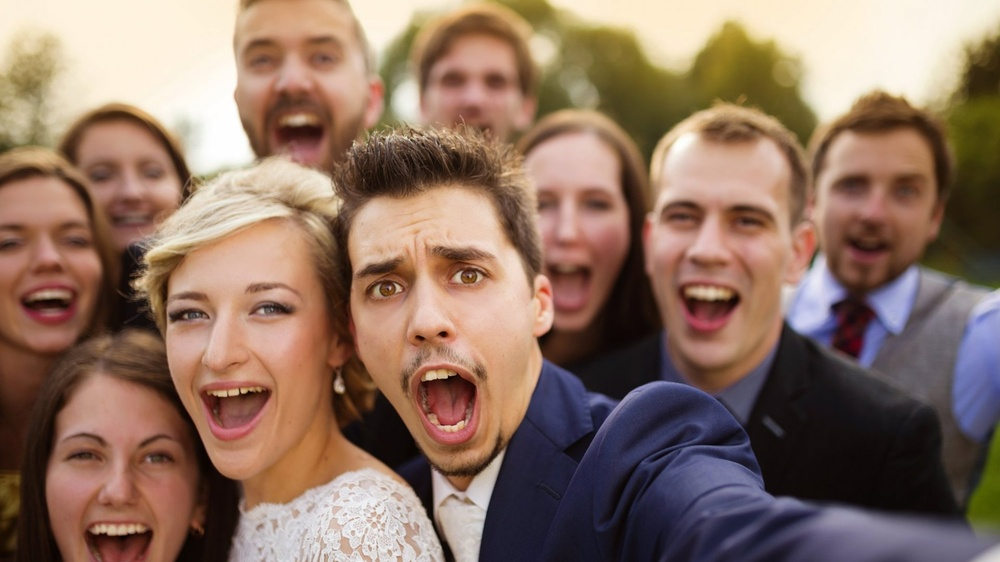
#> input picture people.jpg, 1000 x 562 px, shrunk from 1920 x 1080 before the run, given in place of the camera
$ jupyter execute 'real time face blur.ipynb'
#> lines starting #> are read from the running program, lines starting #| are printed output that depends on the picture
[cell 1]
import cv2 as cv
import numpy as np

classifer = cv.CascadeClassifier("haarcascade_frontalface_default.xml")

[cell 2]
camera = cv.VideoCapture(0)

while True:

    _,img = camera.read()
#> img is the input picture: shape (562, 1000, 3); mean B, G, R 98.7, 114, 140.9
    img = cv.flip(img, 1)
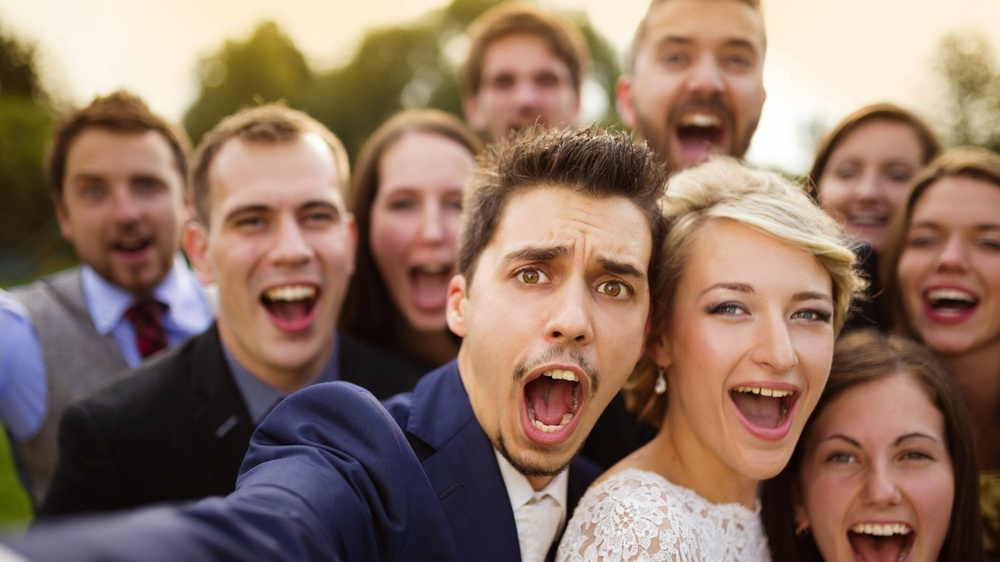
#> img: shape (562, 1000, 3); mean B, G, R 98.7, 114, 140.9

    gray = cv.cvtColor(img, cv.COLOR_RGB2GRAY)
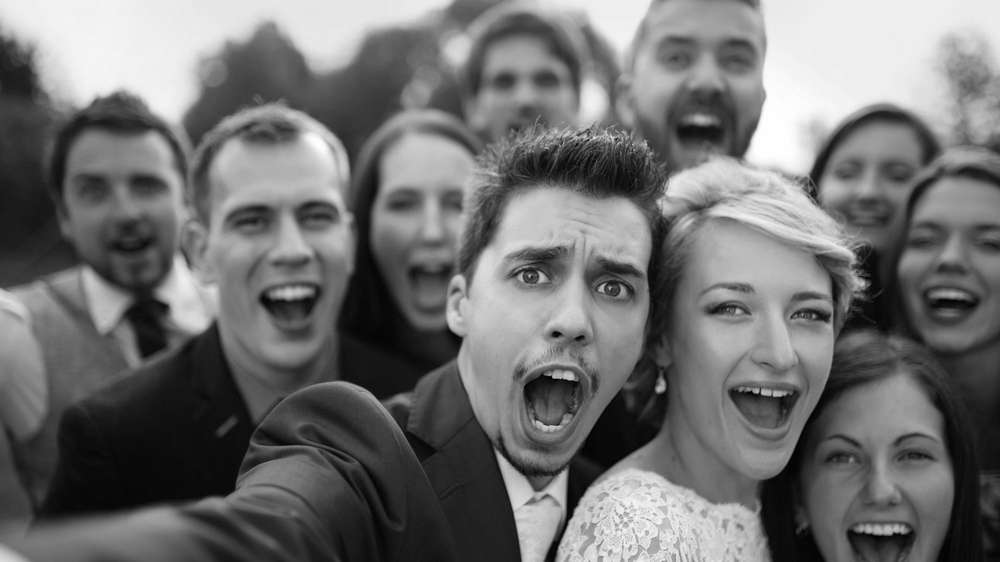
#> gray: shape (562, 1000); min 1, max 255, mean 112.5

    faces = classifer.detectMultiScale(gray, 1.7, 5)
#> faces = [[468, 36, 118, 118], [813, 126, 118, 118], [372, 156, 118, 118], [187, 141, 200, 200], [473, 195, 200, 200], [669, 237, 200, 200]]

    for (x,y,w,h) in faces:
        cv.rectangle(img , (x,y), (x+w,y+h), (200,140,0), 5)

        face = img[ y:y+h , x:x+w ,:]
        face = cv.blur(face, (100,100))

        img[ y:y+h , x:x+w ,:] = face
#> this loop made 6 passes
#> pass 1, `face = img[ y:y+h , x:x+w ,:]`:
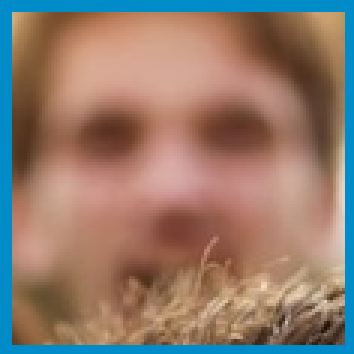
#> face: shape (118, 118, 3) (shown 3 times larger); mean B, G, R 109.2, 122.3, 145.4
#> pass 1, `face = cv.blur(face, (100,100))`:
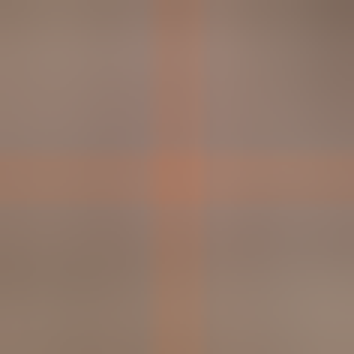
#> face: shape (118, 118, 3) (shown 3 times larger); mean B, G, R 107.6, 122, 147.9
#> pass 2, `face = img[ y:y+h , x:x+w ,:]`:
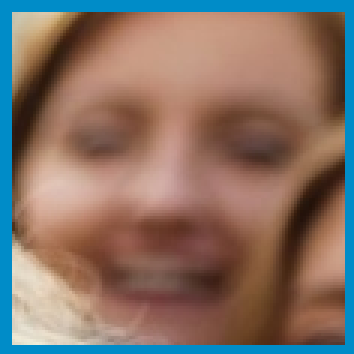
#> face: shape (118, 118, 3) (shown 3 times larger); mean B, G, R 102.9, 113.5, 133.5
#> pass 2, `face = cv.blur(face, (100,100))`:
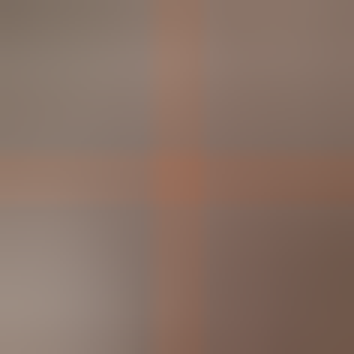
#> face: shape (118, 118, 3) (shown 3 times larger); mean B, G, R 101.4, 113.2, 135.8
#> after the loop:
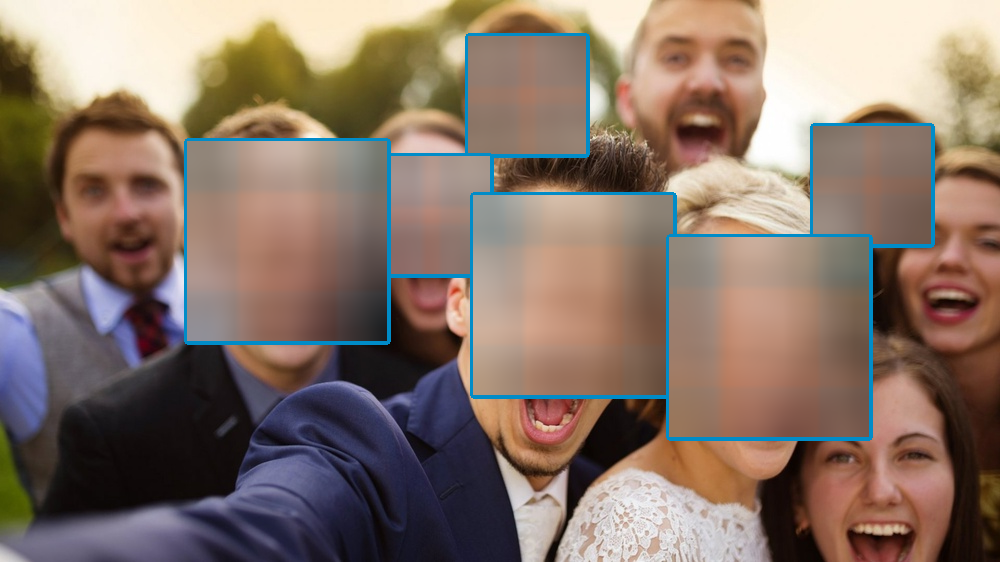
#> img: shape (562, 1000, 3); mean B, G, R 103.7, 115.5, 134.7


    cv.imshow("Original", img)

    key = cv.waitKey(30)
#> (key Esc is pressed here)

    if(key == 27):
        break

camera.release()
